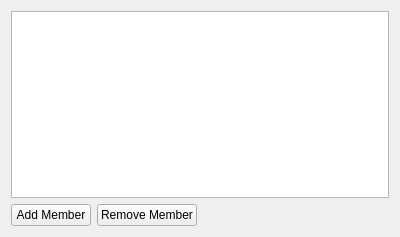
<?xml version="1.0" encoding="UTF-8"?>
<ui version="4.0">
 <class>Form</class>
 <widget class="QWidget" name="Form">
  <property name="geometry">
   <rect>
    <x>0</x>
    <y>0</y>
    <width>400</width>
    <height>237</height>
   </rect>
  </property>
  <property name="windowTitle">
   <string>Form</string>
  </property>
  <layout class="QGridLayout" name="gridLayout">
   <item row="0" column="0" colspan="3">
    <widget class="QListView" name="listView"/>
   </item>
   <item row="1" column="0">
    <widget class="QPushButton" name="pushButton_Add">
     <property name="text">
      <string>Add Member</string>
     </property>
    </widget>
   </item>
   <item row="1" column="1">
    <widget class="QPushButton" name="pushButton_Remove">
     <property name="text">
      <string>Remove Member</string>
     </property>
    </widget>
   </item>
   <item row="1" column="2">
    <spacer name="horizontalSpacer">
     <property name="orientation">
      <enum>Qt::Horizontal</enum>
     </property>
     <property name="sizeHint" stdset="0">
      <size>
       <width>40</width>
       <height>20</height>
      </size>
     </property>
    </spacer>
   </item>
  </layout>
 </widget>
 <resources/>
 <connections/>
</ui>
